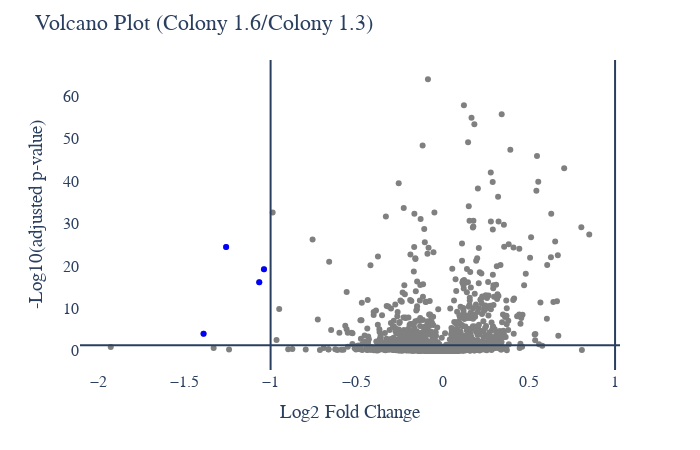

The notebook cell this image was saved under:
### Code cell
# Protein Abundance Volcano plot
plot_options={
            "compare groups": ["Colony 1.3","Colony 1.6"],
            "title": "Volcano Plot",
            "X Title": "Log2 Fold Change",
            "Y Title": "-Log10(adjusted p-value)",
            "up color": "red",
            "down color": "blue",
            "all color": "gray",
            "width": 700,
            "height": 450,
            "font": dict(size=16, family="Arial black"),
            "ylimits": [],
            "xlimits": []
        }
figure, _, _ =volcano_plots(data_obj, plot_options, saved_settings,missing_values_max=33,username="20min")
figure.show()

### Figure 1 — Plotly figure (JSON) as saved in the notebook; plotly's stock layout.template omitted (floating-point values rounded to 4 significant figures; data arrays with more than 128 entries replaced by an {"elided": "..."} marker saying what was removed)
{"data": [{"hovertemplate": "<extra></extra>", "legendgroup": "", "marker": {"color": "#636efa", "symbol": "circle"}, "mode": "markers", "name": "", "orientation": "v", "showlegend": false, "type": "scatter", "xaxis": "x", "yaxis": "y"}, {"marker": {"color": "gray"}, "mode": "markers", "text": {"elided": "1889 str values"}, "type": "scatter", "x": {"elided": "1889 float values"}, "y": {"elided": "1889 float values"}}, {"marker": {"color": "blue"}, "mode": "markers", "text": ["P31947", "P81605", "Q7Z7A4", "Q8WZ79"], "type": "scatter", "x": [-1.039, -1.258, -1.066, -1.389], "y": [19.23, 24.46, 16.19, 4.022]}], "layout": {"font": {"family": "Arial black", "size": 16}, "height": 450, "legend": {"tracegroupgap": 0}, "margin": {"t": 60}, "paper_bgcolor": "white", "plot_bgcolor": "white", "shapes": [{"type": "line", "x0": 0, "x1": 1, "xref": "x domain", "y0": 1.301, "y1": 1.301, "yref": "y"}, {"type": "line", "x0": -1, "x1": -1, "xref": "x", "y0": 0, "y1": 1, "yref": "y domain"}, {"type": "line", "x0": 1, "x1": 1, "xref": "x", "y0": 0, "y1": 1, "yref": "y domain"}], "showlegend": false, "title": {"text": "Volcano Plot (Colony 1.6/Colony 1.3)"}, "width": 700, "xaxis": {"anchor": "y", "domain": [0, 1], "title": {"text": "Log2 Fold Change"}}, "yaxis": {"anchor": "x", "domain": [0, 1], "title": {"text": "-Log10(adjusted p-value)"}}}}
